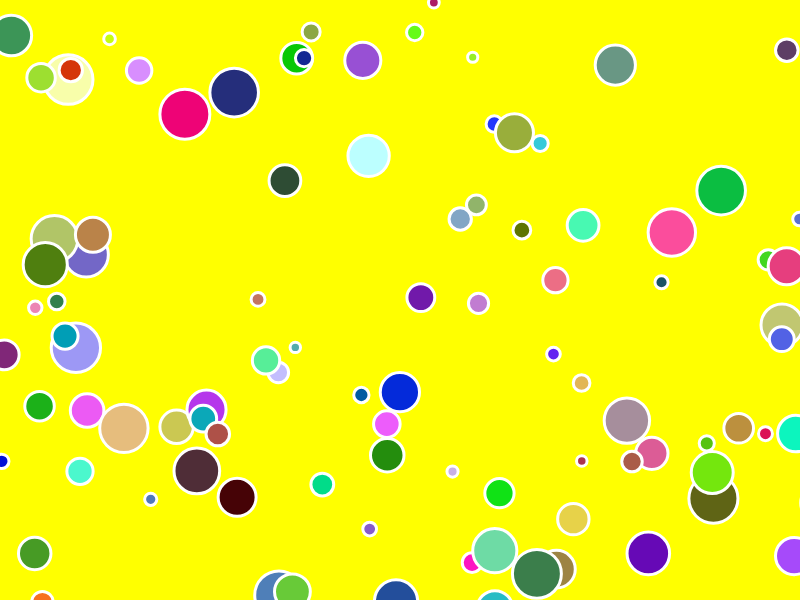
Frame 1 (no input)
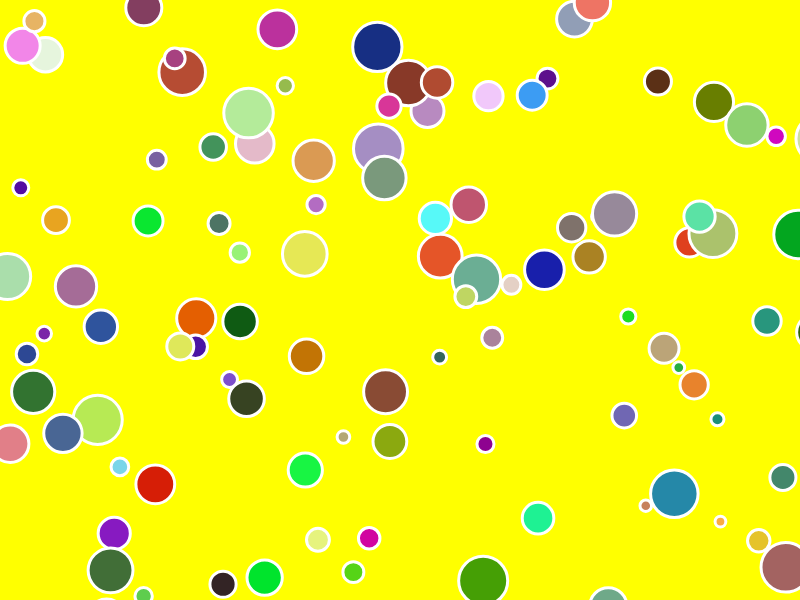
Frame 2 (the mouse pressed at the canvas centre, redrawn once)

The p5.js sketch that drew these frames (run headless with seeded random() and noise() and a simulated clock; the mouse was pressed at the canvas centre and the sketch redrawn once):

// p5.js sketch
// ── sketch.js
//https://github.com/stavrosdidakis/DAT-GAD-405_2017
//https://p5js.org

//DAT405 / GAD405
//01_For-Loop

//Define the variable for the size


  let size;
  var r,g,b;

function setup() {
  createCanvas(displayWidth, displayHeight);
  frameRate(240);

  }

function draw() {
background (255,255,0)


  for (let x = 0; x < 15; x++) {
    for (let y = 0; y < 15; y++) {
      let size = random(10, 50);
      noLoop();
      stroke(255);
      strokeWeight(3);

      fill(random(255),random(255),random(255))
      ellipse(random (windowWidth), random (windowHeight), size, size)

      }
    }
  }
